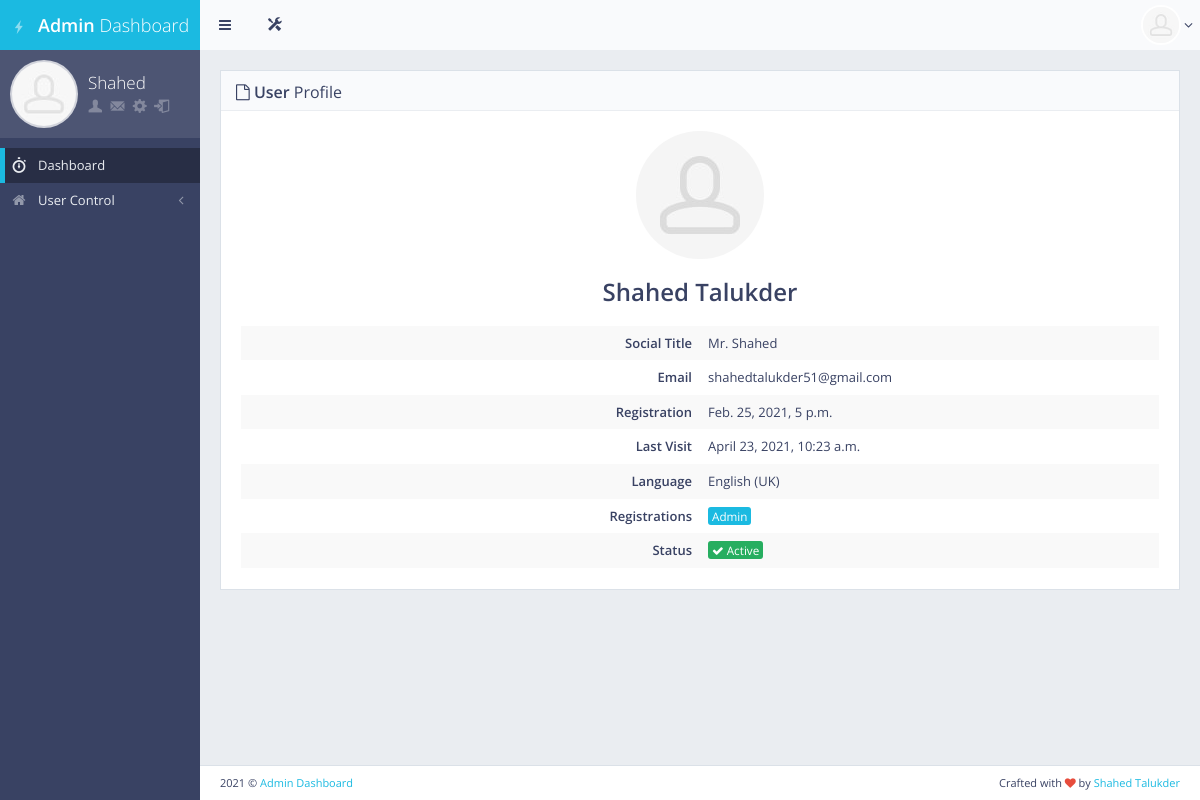
/profile/ (signed in), run on an earlier commit of the app's database.
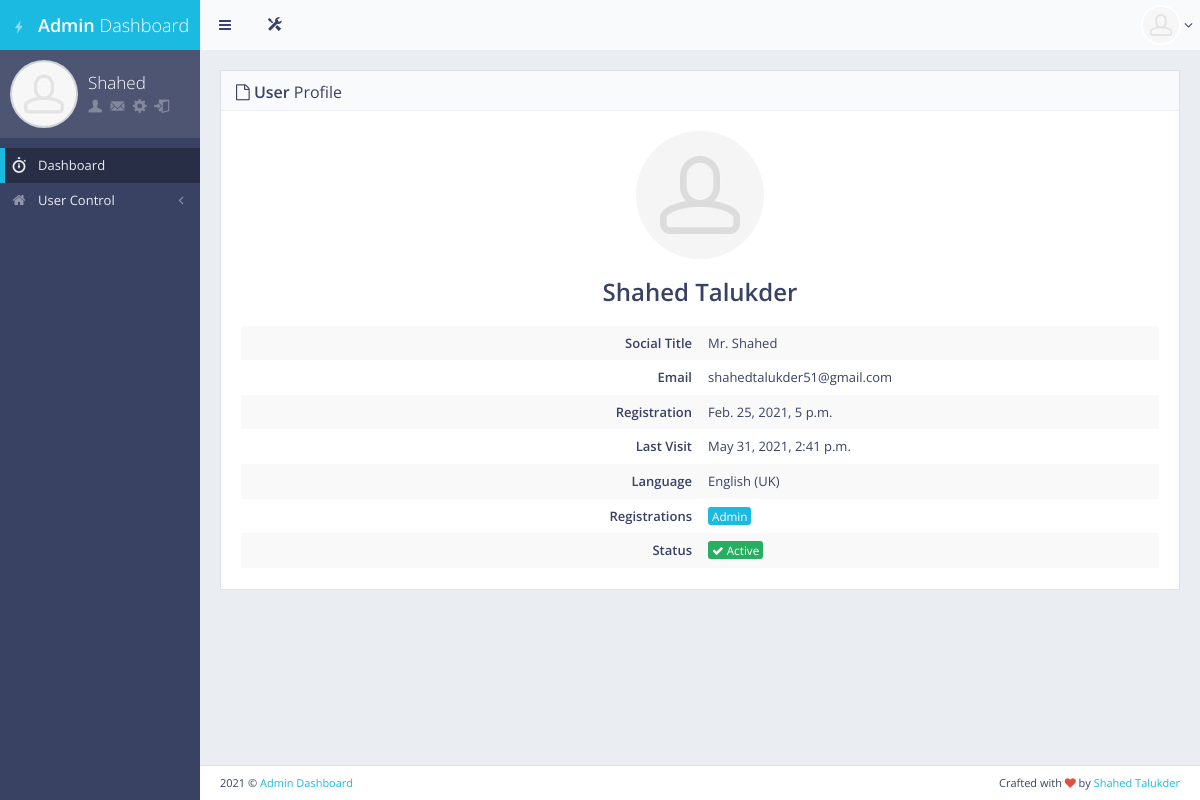
And on a later commit of the database.
### main/models.py (models this page shows, shortened)
class User(AbstractUser):
    is_doctor = models.BooleanField(default=False)
    is_student = models.BooleanField(default=False)
    is_moderator = models.BooleanField(default=False)
    is_assistant = models.BooleanField(default=False)
    is_driver = models.BooleanField(default=False)

### main/views.py (the view)
# urls.py: path('profile/', views.user_profile, name="user_profile"),
def user_profile(request):
    if request.user.is_authenticated:
        return render(request, 'user_profile.html', {"title":"{} Profile".format(request.user.username.title())})
    else:
        return redirect('/')

### main/templates/user_profile.html (shortened to what this page needs)
{%extends 'base.html'%}
{%load static%}
{%block main_content%}
<div id="page-content" style="min-height: 1189px;">
    <div class="row">
        <div class="col-lg-12">
            <div class="block">
                <div class="block-title">
                    <h2><i class="fa fa-file-o"></i> <strong>User</strong> Profile</h2>
                </div>
                <div class="block-section text-center">
                    <a href="javascript:void(0)">
                        <img src="{%static 'front/'%}img/placeholders/avatars/avatar4@2x.jpg" alt="avatar" class="img-circle">
                    </a>
                    <h3>
                        <strong>{{user.first_name | title}} {{user.last_name | title}}</strong><br><small></small>
                    </h3>
                </div>
                <table class="table table-borderless table-striped table-vcenter">
                    <tbody>
                        <tr>
                            <td class="text-right" style="width: 50%;"><strong>Social Title</strong></td>
                            <td>Mr. {{user.first_name}}</td>
                        </tr>
                        <tr>
                            <td class="text-right"><strong>Email</strong></td>
                            <td>{{user.email}}</td>
                        </tr>
                        <tr>
                            <td class="text-right"><strong>Registration</strong></td>
                            <td>{{user.date_joined}}</td>
                        </tr>
                        <tr>
                            <td class="text-right"><strong>Last Visit</strong></td>
                            <td>{{user.last_login}}</td>
                        </tr>
                        <tr>
                            <td class="text-right"><strong>Language</strong></td>
                            <td>English (UK)</td>
                        </tr>
                        <tr>
                            <td class="text-right"><strong>Registrations</strong></td>
                            {%if user.is_superuser%}
                            <td><span class="label label-primary">Admin</span></td>
                            {%elif user.is_doctor%}
                            <td><span class="label label-primary">Doctor</span></td>
                            {%elif user.is_moderator%}
                            <td><span class="label label-primary">Moderator</span></td>
                            {%else%}
                            <td><span class="label label-primary">Assistant</span></td>
                            {%endif%}
                        </tr>
                        <tr>
                            <td class="text-right"><strong>Status</strong></td>
                            {%if user.is_active%}
                            <td><span class="label label-success"><i class="fa fa-check"></i> Active</span></td>
                            {%else%}
                            <td><span class="label label-danger"><i class="fa fa-check"></i>Not Active</span></td>
                            {%endif%}
                        </tr>
                    </tbody>
                </table>
            </div>
        </div>
    </div>
</div>
{%endblock main_content%}

### main/templates/base.html (shortened to what the changed rows need)
<!DOCTYPE html> {%load static%}
<html class="no-js" lang="en">
<head>
    <link rel="stylesheet" href="{% static 'front/' %}css/bootstrap.min.css">
    <link rel="stylesheet" href="{% static 'front/' %}css/plugins.css">
    <link rel="stylesheet" href="{% static 'front/' %}css/main.css">
    <link rel="stylesheet" href="{% static 'front/' %}css/themes.css">
</head>
<body>
    <div id="page-wrapper">
        <div id="page-container" class="sidebar-partial sidebar-visible-lg sidebar-no-animations">
            <div id="sidebar">
                <div id="sidebar-scroll">
                    <div class="sidebar-content">
                        <div class="sidebar-section sidebar-user clearfix sidebar-nav-mini-hide">
                            <div class="sidebar-user-avatar">
                                <a href="{%url 'user_profile'%}">
                                </a>
                            </div>
                            <div class="sidebar-user-name">{{user.first_name | title}}</div>
                            <div class="sidebar-user-links">
                                <a href="{%url 'user_profile'%}" data-toggle="tooltip" data-placement="bottom" title="Profile"><i class="gi gi-user"></i></a>
                                <a href="{%url 'home'%}" data-toggle="tooltip" data-placement="bottom" title="Report"><i class="gi gi-envelope"></i></a>
                                <a href="{%url 'home'%}" class="enable-tooltip" data-placement="bottom" title="Edit Profile"><i class="gi gi-cogwheel"></i></a>
                                <a href="{%url 'mylogout'%}" data-toggle="tooltip" data-placement="bottom" title="Logout"><i class="gi gi-exit"></i></a>
                            </div>
                        </div>
                    </div>
                </div>
            </div>
            <div id="main-container">
                {%block main_content%}{%endblock main_content%}
            </div>
        </div>
    </div>
</body>
</html>

What changed in the data, as far as the page shows it:
changed User "Shahed": last_login "April 23, 2021, 10:23 a.m." → "May 31, 2021, 2:41 p.m."
